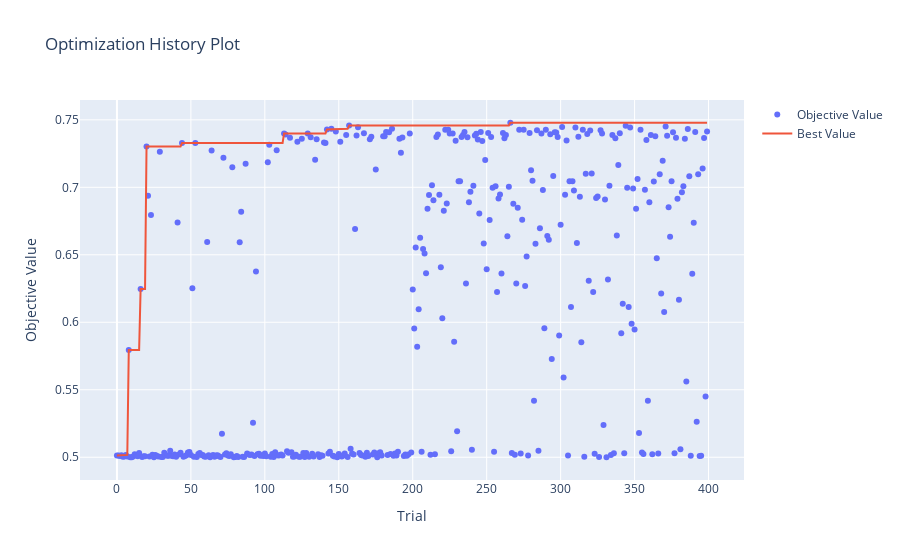

Source (notebook cell):
### Code cell
plot_optimization_history(study)

### Figure 1 — Plotly figure (JSON) as saved in the notebook; plotly's stock layout.template omitted (floating-point values rounded to 4 significant figures; data arrays with more than 128 entries replaced by an {"elided": "..."} marker saying what was removed)
{"data": [{"mode": "markers", "name": "Objective Value", "type": "scatter", "x": {"elided": "400 int values"}, "y": {"elided": "400 float values"}}, {"mode": "lines", "name": "Best Value", "type": "scatter", "x": {"elided": "400 int values"}, "y": {"elided": "400 float values"}}, {"marker": {"color": "#cccccc"}, "mode": "markers", "name": "Infeasible Trial", "showlegend": false, "type": "scatter", "x": [], "y": []}], "layout": {"title": {"text": "Optimization History Plot"}, "xaxis": {"title": {"text": "Trial"}}, "yaxis": {"title": {"text": "Objective Value"}}}}
